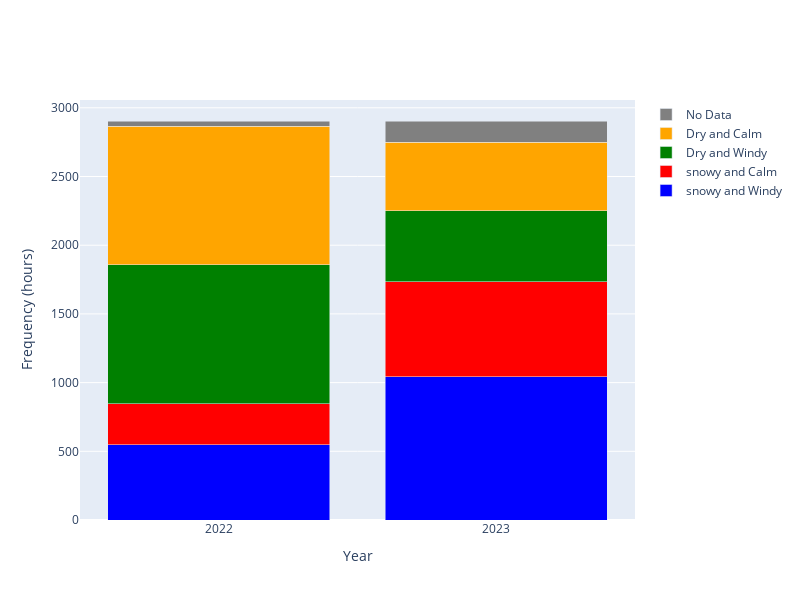

The cell this chart's notebook holds for it:
### Code cell
# make two stacked bar plots with the number of hours in each category for each year
fig = go.Figure()

fig.add_trace(go.Bar(x=[2022], y=[snowy_sublimation_22.shape[0]], offsetgroup=0, name='snowy and Windy', marker_color='blue'))
fig.add_trace(go.Bar(x=[2022], y=[snowy_calm_sublimation_22.shape[0]], offsetgroup=1, name='snowy and Calm', marker_color='red', base=snowy_sublimation_22.shape[0]))
fig.add_trace(go.Bar(x=[2022], y=[dry_windy_sublimation_22.shape[0]], offsetgroup=2, name='Dry and Windy', marker_color='green', base=snowy_sublimation_22.shape[0]+snowy_calm_sublimation_22.shape[0]))
fig.add_trace(go.Bar(x=[2022], y=[dry_calm_sublimation_22.shape[0]], offsetgroup=3, name='Dry and Calm', marker_color='orange', base=snowy_sublimation_22.shape[0]+snowy_calm_sublimation_22.shape[0]+dry_windy_sublimation_22.shape[0]))
# fill the remainder up to 2904 as a nan value
fig.add_trace(go.Bar(x=[2022], y=[2904-snowy_sublimation_22.shape[0]-snowy_calm_sublimation_22.shape[0]-dry_windy_sublimation_22.shape[0]-dry_calm_sublimation_22.shape[0]],
                        offsetgroup=4,
                        name='No Data',
                        marker_color='gray',
                        base=snowy_sublimation_22.shape[0]+snowy_calm_sublimation_22.shape[0]+dry_windy_sublimation_22.shape[0]+dry_calm_sublimation_22.shape[0]))

fig.add_trace(go.Bar(x=[2023], y=[snowy_sublimation_23.shape[0]], offsetgroup=0, showlegend=False, marker_color='blue'))
fig.add_trace(go.Bar(x=[2023], y=[snowy_calm_sublimation_23.shape[0]], offsetgroup=1, showlegend=False, marker_color='red', base=snowy_sublimation_23.shape[0]))
fig.add_trace(go.Bar(x=[2023], y=[dry_windy_sublimation_23.shape[0]], offsetgroup=2, showlegend=False, marker_color='green', base=snowy_sublimation_23.shape[0]+snowy_calm_sublimation_23.shape[0]))
fig.add_trace(go.Bar(x=[2023], y=[dry_calm_sublimation_23.shape[0]], offsetgroup=3, showlegend=False, marker_color='orange', base=snowy_sublimation_23.shape[0]+snowy_calm_sublimation_23.shape[0]+dry_windy_sublimation_23.shape[0]))
# fill the remainder up to 2904 as a nan value
fig.add_trace(go.Bar(x=[2023], y=[2904-snowy_sublimation_23.shape[0]-snowy_calm_sublimation_23.shape[0]-dry_windy_sublimation_23.shape[0]-dry_calm_sublimation_23.shape[0]], 
                     offsetgroup=4, 
                     showlegend=False, 
                     marker_color='gray',
                    base=snowy_sublimation_23.shape[0]+snowy_calm_sublimation_23.shape[0]+dry_windy_sublimation_23.shape[0]+dry_calm_sublimation_23.shape[0]))

fig.update_layout(barmode='stack', xaxis_title='Year', 
                  yaxis_title='Frequency (hours)', 
                  showlegend=True,
                  height=600, width=800,)
# make the x axis ticks just the years
fig.update_xaxes(tickvals=[2022,2023])

### Figure 1 — Plotly figure (JSON) as saved in the notebook; plotly's stock layout.template omitted (floating-point values rounded to 4 significant figures)
{"data": [{"marker": {"color": "blue"}, "name": "snowy and Windy", "offsetgroup": "0", "type": "bar", "x": [2022], "y": [548]}, {"base": 548, "marker": {"color": "red"}, "name": "snowy and Calm", "offsetgroup": "1", "type": "bar", "x": [2022], "y": [299]}, {"base": 847, "marker": {"color": "green"}, "name": "Dry and Windy", "offsetgroup": "2", "type": "bar", "x": [2022], "y": [1009]}, {"base": 1856, "marker": {"color": "orange"}, "name": "Dry and Calm", "offsetgroup": "3", "type": "bar", "x": [2022], "y": [1010]}, {"base": 2866, "marker": {"color": "gray"}, "name": "No Data", "offsetgroup": "4", "type": "bar", "x": [2022], "y": [38]}, {"marker": {"color": "blue"}, "offsetgroup": "0", "showlegend": false, "type": "bar", "x": [2023], "y": [1043]}, {"base": 1043, "marker": {"color": "red"}, "offsetgroup": "1", "showlegend": false, "type": "bar", "x": [2023], "y": [690]}, {"base": 1733, "marker": {"color": "green"}, "offsetgroup": "2", "showlegend": false, "type": "bar", "x": [2023], "y": [516]}, {"base": 2249, "marker": {"color": "orange"}, "offsetgroup": "3", "showlegend": false, "type": "bar", "x": [2023], "y": [502]}, {"base": 2751, "marker": {"color": "gray"}, "offsetgroup": "4", "showlegend": false, "type": "bar", "x": [2023], "y": [153]}], "layout": {"barmode": "stack", "height": 600, "showlegend": true, "width": 800, "xaxis": {"tickvals": [2022, 2023], "title": {"text": "Year"}}, "yaxis": {"title": {"text": "Frequency (hours)"}}}}
